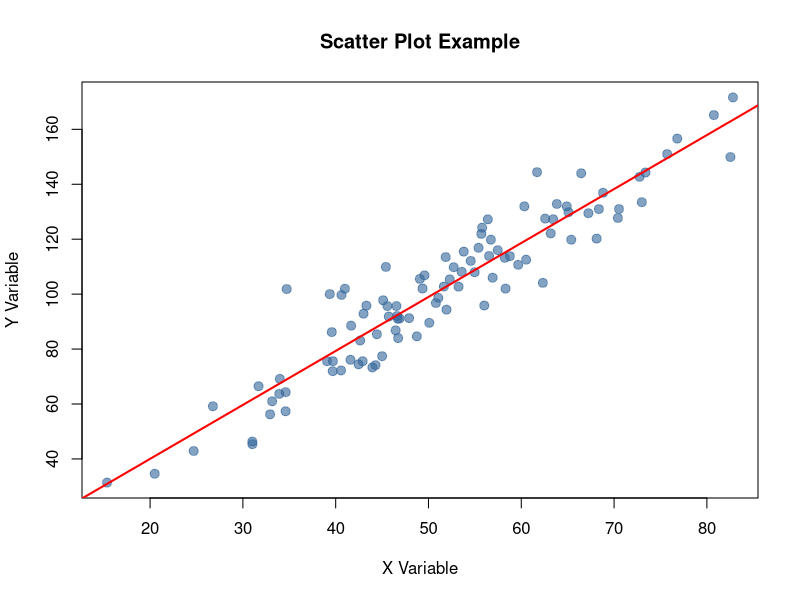
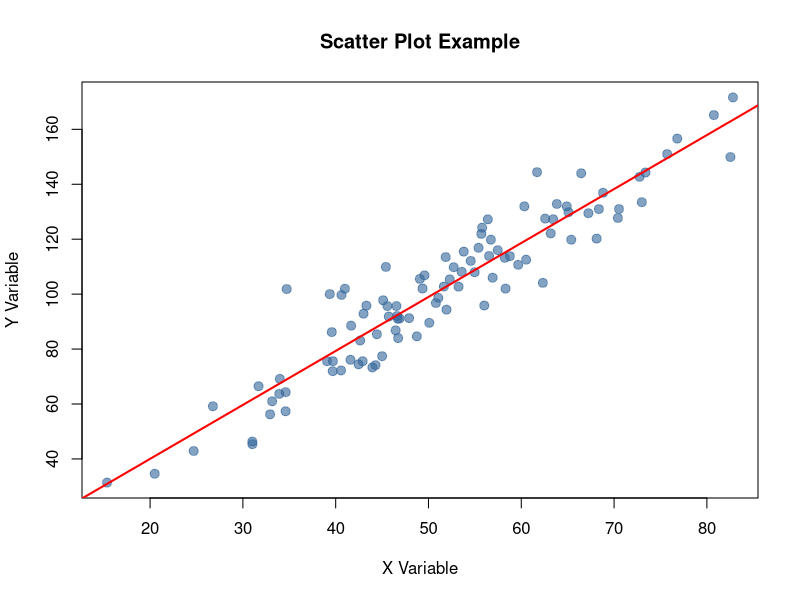

Write the R code that produced these figures, in order.
# R script to create a scatter plot and save it with a random filename

# Generate some sample data
set.seed(123)  # for reproducibility
x <- rnorm(100, mean = 50, sd = 15)
y <- 2 * x + rnorm(100, mean = 0, sd = 10)  # linear relationship with some noise

# Create a scatter plot
plot(x, y, 
     main = "Scatter Plot Example", 
     xlab = "X Variable", 
     ylab = "Y Variable",
     pch = 19,  # solid circles
     col = rgb(0.2, 0.4, 0.6, 0.6),  # semi-transparent blue
     cex = 1.2)  # slightly larger points

# Add a trend line
abline(lm(y ~ x), col = "red", lwd = 2)

# Generate a random filename
random_name <- paste0("scatter_plot_", sample(1000:9999, 1), ".png")

# Save the plot as a PNG file
png(filename = random_name, width = 800, height = 600)
plot(x, y, 
     main = "Scatter Plot Example", 
     xlab = "X Variable", 
     ylab = "Y Variable",
     pch = 19,
     col = rgb(0.2, 0.4, 0.6, 0.6),
     cex = 1.2)
abline(lm(y ~ x), col = "red", lwd = 2)
dev.off()

cat("Scatter plot saved as:", random_name, "\n")
